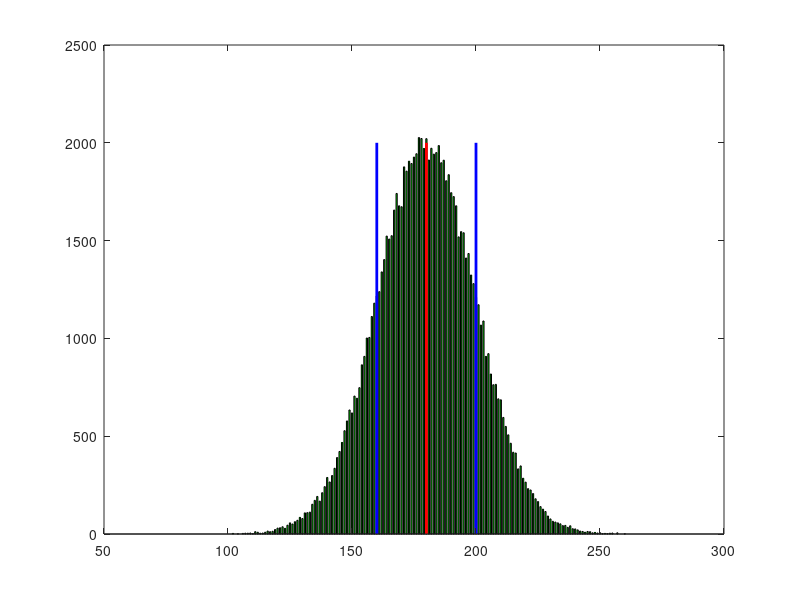

Source code (MATLAB):
distance=180;
sigmaDist=20;
min=distance-4*sigmaDist;
if (min<1)
  min=1;
endif
max=distance+4*sigmaDist;
nb=100000;
m=zeros(1,50*sigmaDist);
for i=1:nb
  value=round(normrnd(distance,sigmaDist));
  if (value < size(m,2) && value >0)
    m(value)=m(value)+1;
  endif
endfor
f=figure();
h=bar([min:max],m(min:max),0.5);
set (h(1), "facecolor", "g")
hy=0.02*nb;
line ([distance,distance] ,[0 hy], "linestyle", "-", "color", "r","linewidth",2);
line ([distance-sigmaDist,distance-sigmaDist] ,[0 hy], "linestyle", "-", "color", "b","linewidth",2);
line ([distance+sigmaDist,distance+sigmaDist] ,[0 hy], "linestyle", "-", "color", "b","linewidth",2);
count=0;
for i=distance-sigmaDist:distance+sigmaDist
  count=count+m(i);
endfor
count/nb